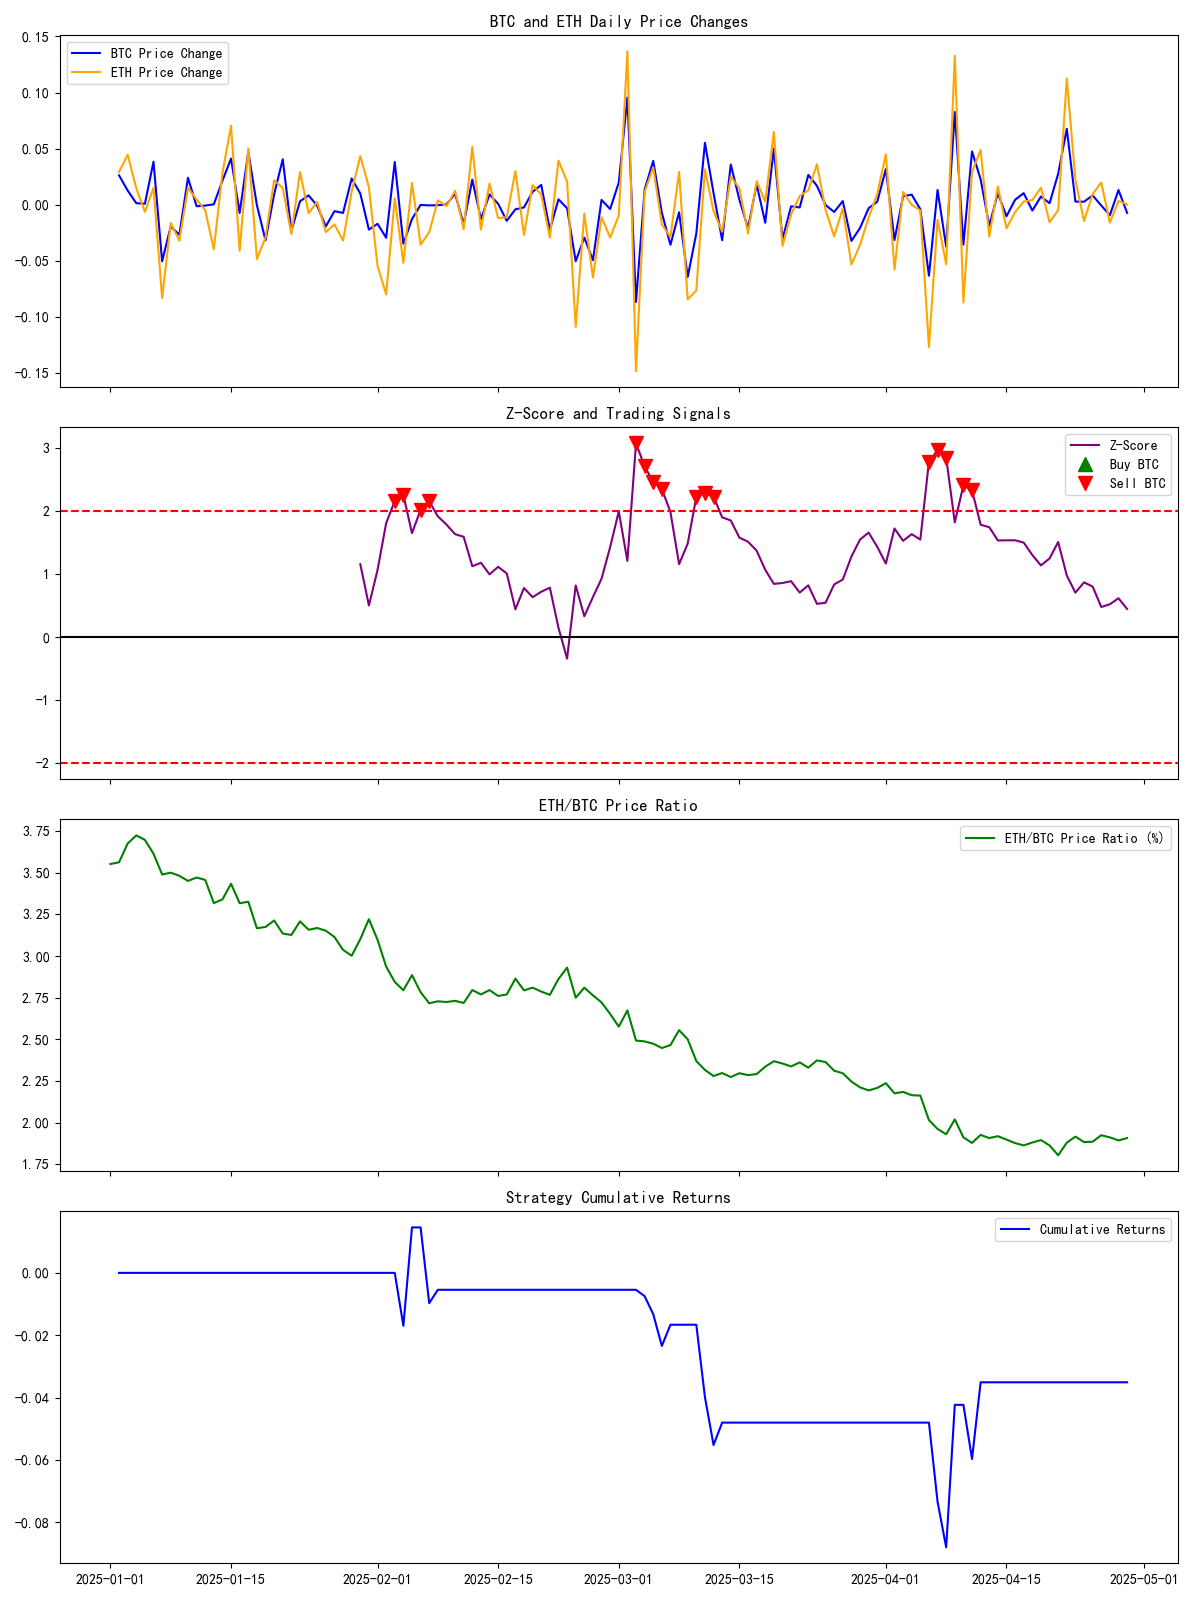

The Python source for this figure:
import numpy as np
import pandas as pd
import yfinance as yf
import statsmodels.api as sm
from statsmodels.tsa.stattools import coint
import matplotlib.pyplot as plt

# 获取BTC和ETH历史价格数据
def fetch_data(start_date='2025-01-01', end_date='2025-04-30'):
    import time
    max_retries = 3
    retry_delay = 5  # seconds
    
    for attempt in range(max_retries):
        try:
            btc = yf.download('BTC-USD', start=start_date, end=end_date, interval='1d')['Close']
            eth = yf.download('ETH-USD', start=start_date, end=end_date, interval='1d')['Close']
            data = pd.concat([btc, eth], axis=1).dropna()
            data.columns = ['BTC', 'ETH']
            return data
        except Exception as e:
            print(f"Attempt {attempt + 1} failed: {str(e)}")
            if attempt < max_retries - 1:
                print(f"Retrying in {retry_delay} seconds...")
                time.sleep(retry_delay)
            else:
                raise Exception(f"Failed to fetch data after {max_retries} attempts. Please try again later.")

# 协整检验
def coint_test(series1, series2):
    score, p_value, _ = coint(series1, series2)
    return p_value

# 计算价差的z-score
def calculate_zscore(spread, window=30):
    mean = spread.rolling(window=window).mean()
    std = spread.rolling(window=window).std()
    zscore = (spread - mean) / std
    return zscore

# 统计套利策略
def stat_arb_strategy(data, window=30, threshold=2.0):
    btc, eth = data['BTC'], data['ETH']
    
    # 协整检验
    p_value = coint_test(btc, eth)
    print(f"Co-integration p-value: {p_value:.4f}")
    if p_value > 0.05:
        print("Warning: BTC and ETH may not be co-integrated.")
    
    # 计算对数价格比（或其他价差形式）
    spread = np.log(btc) - np.log(eth)
    
    # 计算z-score
    zscore = calculate_zscore(spread, window)
    
    # 生成交易信号
    signals = pd.DataFrame(index=data.index)
    signals['zscore'] = zscore
    signals['BTC'] = 0
    signals['ETH'] = 0
    
    # 交易逻辑：z-score > threshold 做空BTC，买入ETH；z-score < -threshold 买入BTC，做空ETH
    signals.loc[zscore > threshold, 'BTC'] = -1  # 做空BTC
    signals.loc[zscore > threshold, 'ETH'] = 1   # 买入ETH
    signals.loc[zscore < -threshold, 'BTC'] = 1  # 买入BTC
    signals.loc[zscore < -threshold, 'ETH'] = -1 # 做空ETH
    
    return signals, spread

# 可视化
def plot_results(data, signals, spread):
    fig, (ax1, ax2, ax3, ax4) = plt.subplots(4, 1, figsize=(12, 16), sharex=True)
    
    # 价格变化率图
    ax1.plot(data['BTC'].pct_change(), label='BTC Price Change', color='blue')
    ax1.plot(data['ETH'].pct_change(), label='ETH Price Change', color='orange')
    ax1.set_title('BTC and ETH Daily Price Changes')
    ax1.legend()
    
    # z-score和交易信号
    ax2.plot(signals['zscore'], label='Z-Score', color='purple')
    ax2.axhline(2.0, color='red', linestyle='--')
    ax2.axhline(-2.0, color='red', linestyle='--')
    ax2.axhline(0, color='black', linestyle='-')
    ax2.plot(signals.index[signals['BTC'] == 1], signals['zscore'][signals['BTC'] == 1], '^', markersize=10, color='green', label='Buy BTC')
    ax2.plot(signals.index[signals['BTC'] == -1], signals['zscore'][signals['BTC'] == -1], 'v', markersize=10, color='red', label='Sell BTC')
    ax2.set_title('Z-Score and Trading Signals')
    ax2.legend()
    
    # ETH/BTC价格比
    price_ratio = (data['ETH'] / data['BTC']) * 100
    ax3.plot(price_ratio, label='ETH/BTC Price Ratio (%)', color='green')
    ax3.set_title('ETH/BTC Price Ratio')
    ax3.legend()
    
    # 策略收益率
    returns = (signals['BTC'].shift(1) * data['BTC'].pct_change() +
              signals['ETH'].shift(1) * data['ETH'].pct_change())
    cumulative_returns = (1 + returns).cumprod() - 1
    ax4.plot(cumulative_returns, label='Cumulative Returns', color='blue')
    ax4.set_title('Strategy Cumulative Returns')
    ax4.legend()
    
    plt.tight_layout()
    plt.savefig('stat_arb_btc_eth.png')

# 主函数
def main():
    # 获取数据
    data = fetch_data()
    
    # 执行策略
    signals, spread = stat_arb_strategy(data)
    
    # 可视化结果
    plot_results(data, signals, spread)
    print("Trading signals and plot saved.")

if __name__ == "__main__":
    main()
